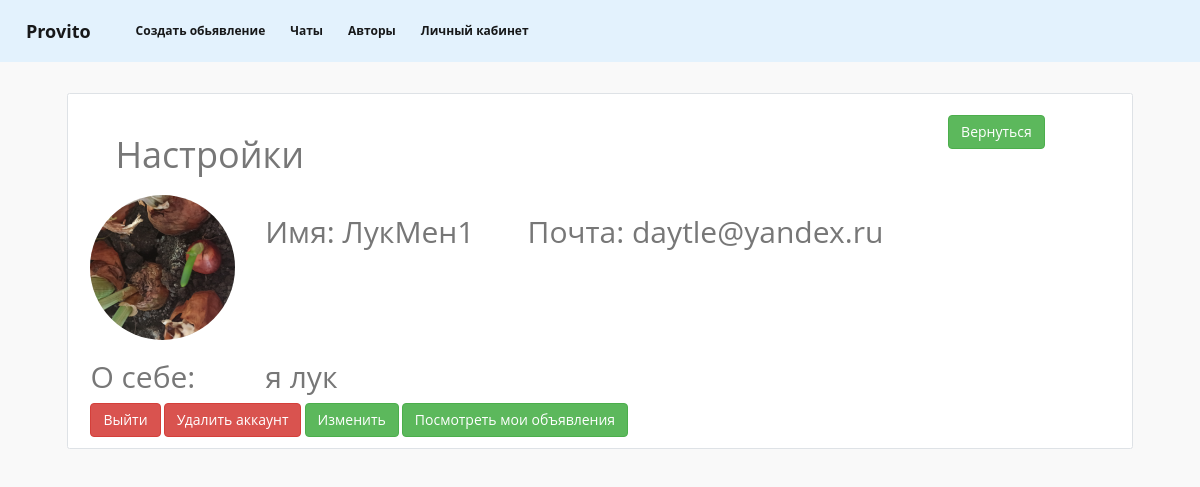
Page /settings (signed in) on the earlier database version.
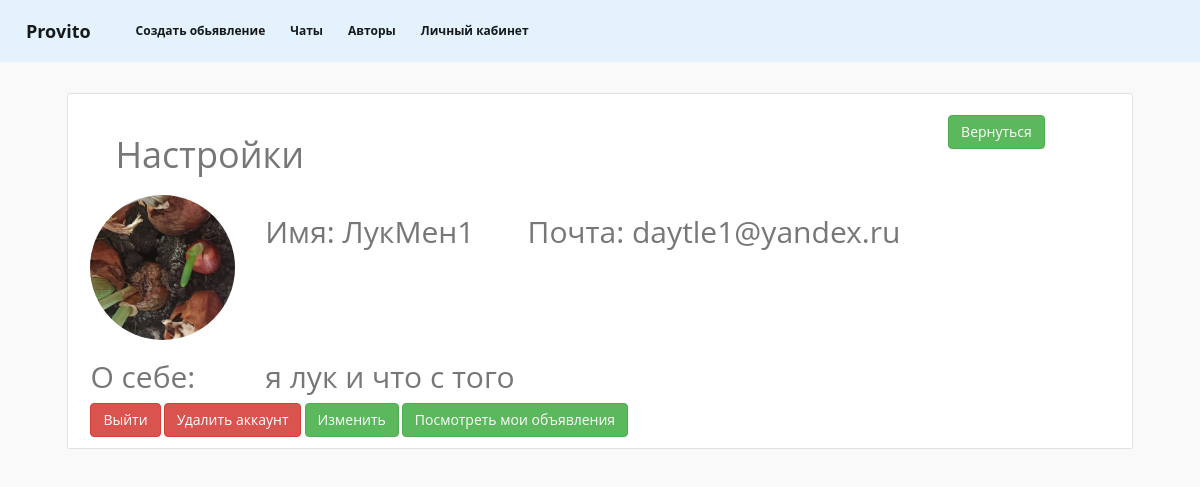
Same page on the later database version.
### data/users.py (models this page shows, shortened)
class User(SqlAlchemyBase, UserMixin, SerializerMixin):
    __tablename__ = 'users'
    id = sqlalchemy.Column(sqlalchemy.Integer, primary_key=True, autoincrement=True)
    name = sqlalchemy.Column(sqlalchemy.String, nullable=True)
    about = sqlalchemy.Column(sqlalchemy.String, nullable=True)
    email = sqlalchemy.Column(sqlalchemy.String, index=True, unique=True, nullable=True)
    hashed_password = sqlalchemy.Column(sqlalchemy.String, nullable=True)
    created_date = sqlalchemy.Column(sqlalchemy.DateTime, default=datetime.datetime.now)
    file_count = sqlalchemy.Column(sqlalchemy.Integer, default=0)
    avatar = sqlalchemy.Column(sqlalchemy.String)
    advertisement = orm.relationship("Advertisement", back_populates='user')

### main.py (the view)
@app.route('/settings')
def settings():
    db_sess = db_session.create_session()
    user = db_sess.query(User).filter(User.id == current_user.id).first()
    return render_template('settings.html', user=user)

### data/db_session.py (called while the page is built)
def create_session() -> Session:
    global __factory
    return __factory()

### main.py (called while the page is built)
@login_manager.user_loader
def load_user(user_id):
    db_sess = db_session.create_session()
    return db_sess.query(User).get(user_id)

### templates/settings.html (shortened to what this page needs)
{% extends "base.html" %}
{% block content %}
<link href="https://netdna.bootstrapcdn.com/bootstrap/3.3.4/css/bootstrap.min.css" rel="stylesheet">
<link href="/static/styles/chat_style.css" rel="stylesheet">
<link href="https://maxcdn.bootstrapcdn.com/font-awesome/4.3.0/css/font-awesome.min.css" rel="stylesheet">
<div class="col-md6 border rounded" style="padding:1% 2%; margin:1% 2%; background: white;">
    <div class="row" style="margin: 10px">
        <div class="col-10">
            <h1>Наcтройки</h1>
        </div>
        <div class="col-2">
            <a class="btn btn-success" href="/">Вернуться</a>
        </div>
    </div>
    <div class="row">
        <div class="col-2">
            <img alt="avatar" class="rounded-circle" src="{{ user.avatar }}">
        </div>
        <div class="col-3">
            <h2>Имя: {{user.name}}</h2>
        </div>
        <div class="col-7">
            <h2>Почта: {{user.email}}</h2>
        </div>
    </div>
    <div class="row">
        <div class="col-2">
            <h2>О себе:</h2>
        </div>
        <div class="col-10">
            <h2>{{user.about}}</h2>
        </div>
    </div>
    <a class="btn btn-danger" href="/logout">Выйти</a>
    <a class="btn btn-danger" href="/settings/delete">Удалить аккаунт</a>
    <a class="btn btn-success" href="/settings/edit">Изменить</a>
    <a class="btn btn-success" href="/search/&{{user.email}}">Посмотреть мои объявления</a>
</div>
{% endblock %}

### templates/base.html (shortened to what this page needs)
<!doctype html>
<html lang="ru">
<head>
    <link rel="stylesheet" href="https://stackpath.bootstrapcdn.com/bootstrap/4.4.1/css/bootstrap.min.css"
>
    <link rel="stylesheet" href="/static/styles/windows_style.css">
    <link href="https://netdna.bootstrapcdn.com/bootstrap/3.3.4/css/bootstrap.min.css" rel="stylesheet">
</head>
<body background="/static/img/backGround.png" style="margin-top:0px">
<header style="background-color: #e3f2fd;">
    <nav class="navbar navbar-expand-lg navbar-light">
      <div class="container-fluid">
        <a class="navbar-brand" href="/"><b>Provito</b></a>
          {% if current_user.is_authenticated %}
        <div class="collapse navbar-collapse">
          <div class="navbar-nav">
              <a style="margin-right: 15px" class="nav-link active" aria-current="page" href="/advertisement"><b>Создать обьявление</b></a>
            <a style="margin-right: 15px" class="nav-link active" aria-current="page" href="/chat/0"><b>Чаты</b></a>
            <a style="margin-right: 15px" class="nav-link active" aria-current="page" href="/authors"><b>Авторы</b></a>
            <a class="nav-link active" aria-current="page" href="/settings"><b>Личный кабинет</b></a>
          </div>
          {% endif %}
        </div>
      </div>
    </nav>
</header>
<main role="main" class="container">
    {% block content %}{% endblock %}
</main>
</body>
</html>

### static/styles/chat_style.css (style rules this page uses)
body { padding-top: 0; font-size: 12px; color: #777; background: #f9f9f9; font-family: 'Open Sans',sans-serif; margin-top:20px; }
img { max-width: 100%; }

Differences in the rows shown:
changed User "ЛукМен1": email "daytle@yandex.ru" → "daytle1@yandex.ru"; about "я лук" → "я лук и что с того"
